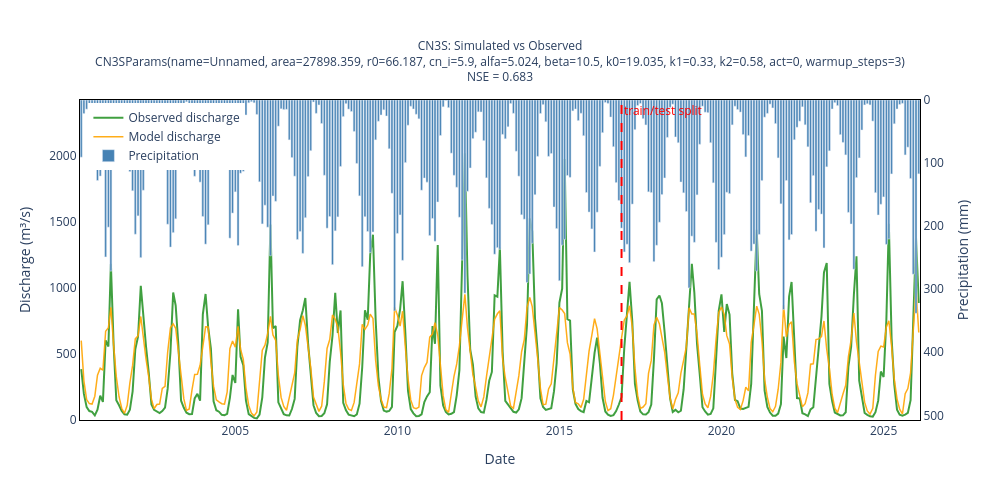

Here is the notebook cell this chart was saved with:
### Code cell
model.evaluate(data["q"]["Vazao"])
model.plot(split=200)

### Figure 1 — Plotly figure (JSON) as saved in the notebook; plotly's stock layout.template omitted (floating-point values rounded to 4 significant figures; data arrays with more than 128 entries replaced by an {"elided": "..."} marker saying what was removed)
{"data": [{"line": {"color": "green", "width": 2}, "name": "Observed discharge", "opacity": 0.75, "type": "scatter", "x": {"elided": "311 str values"}, "y": {"elided": "311 float values"}}, {"line": {"color": "orange", "width": 1.5}, "name": "Model discharge", "opacity": 0.9, "type": "scatter", "x": {"elided": "311 str values"}, "y": {"elided": "311 float values"}}, {"marker": {"color": "steelblue"}, "name": "Precipitation", "opacity": 1, "type": "bar", "x": {"elided": "311 str values"}, "y": {"elided": "311 float values"}, "yaxis": "y2"}], "layout": {"annotations": [{"font": {"color": "red"}, "showarrow": false, "text": "train/test split", "x": "2016-12-01T00:00:00", "xanchor": "left", "y": 1, "yanchor": "top", "yref": "paper"}], "height": 500, "legend": {"x": 0.01, "y": 0.99}, "plot_bgcolor": "white", "shapes": [{"line": {"color": "red", "dash": "dash"}, "type": "line", "x0": "2016-12-01T00:00:00", "x1": "2016-12-01T00:00:00", "y0": 0, "y1": 1, "yref": "paper"}], "title": {"font": {"size": 12}, "text": "CN3S: Simulated vs Observed<br>CN3SParams(name=Unnamed, area=27898.359, r0=66.187, cn_i=5.9, alfa=5.024, beta=10.5, k0=19.035, k1=0.33, k2=0.58, act=0, warmup_steps=3)<br>NSE = 0.683", "x": 0.5, "xanchor": "center"}, "width": 1000, "xaxis": {"linecolor": "black", "linewidth": 1, "mirror": true, "showline": true, "title": {"text": "Date"}}, "yaxis": {"linecolor": "black", "linewidth": 1, "mirror": true, "range": [0, 2420.0], "showline": true, "title": {"text": "Discharge (m³/s)"}}, "yaxis2": {"linecolor": "black", "linewidth": 1, "mirror": true, "overlaying": "y", "range": [507.4, 0], "showline": true, "side": "right", "title": {"text": "Precipitation (mm)"}}}}
